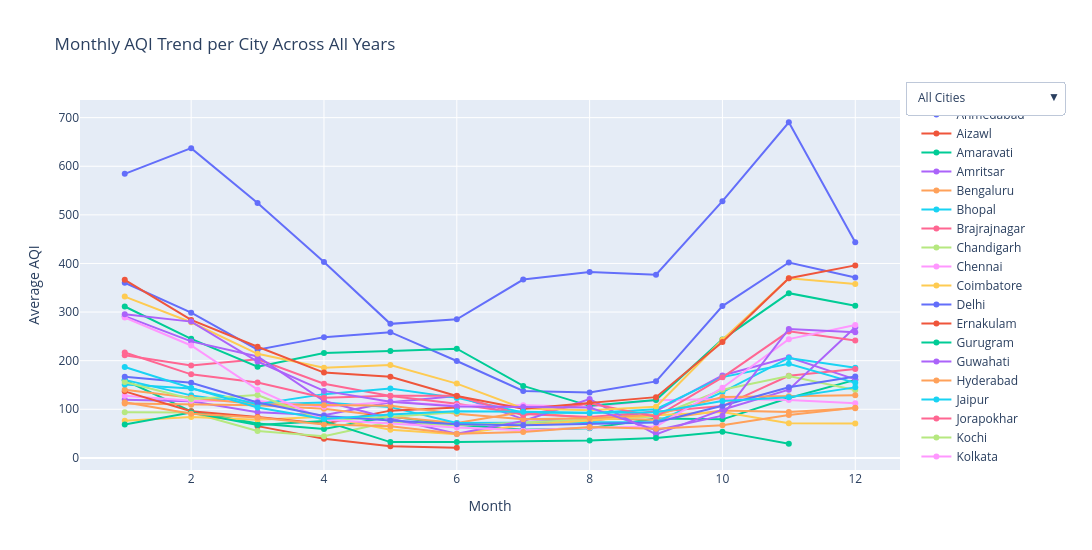

Notebook code cell kept with this figure:
### Markdown cell above
## Monthly AQI Trend per City Across All Years
This chart shows the average AQI for each month, aggregated across all years, for every city. Each line represents a city, allowing comparison of how air quality typically changes through the year. The dropdown lets you focus on a single city or view all cities together.

### Code cell
city_month = df.groupby(["City", "Month"])["AQI"].mean().reset_index()

cities = city_month["City"].unique()

# --- Create figure with all city traces ---
fig = go.Figure()

for city in cities:
    df_city = city_month[city_month["City"] == city]
    
    fig.add_trace(go.Scatter(
        x=df_city["Month"],
        y=df_city["AQI"],
        mode="lines+markers",
        name=city,
        visible=True   # all visible at start
    ))


# --- Create dropdown buttons ---
buttons = []

# Button 0: Show ALL cities
buttons.append(dict(
    label="All Cities",
    method="update",
    args=[
        {"visible": [True] * len(cities)},  # all traces on
        {"title": "Monthly AQI Trend per City Across All Years (All Cities)"}
    ]
))

# Button for each single city
for i, city in enumerate(cities):
    visible = [False] * len(cities)
    visible[i] = True  # only this city visible

    buttons.append(dict(
        label=city,
        method="update",
        args=[
            {"visible": visible},
            {"title": f"Monthly AQI Trend — {city} Across All Years"}
        ]
    ))


fig.update_layout(
    updatemenus=[
        dict(
            active=0,
            buttons=buttons,
            x=1.20,
            y=1.05
        )
    ],
    title="Monthly AQI Trend per City Across All Years",
    xaxis_title="Month",
    yaxis_title="Average AQI",
    hovermode="x unified",
    width=1100,
    height=550
)

fig.show()

### Figure 1 — Plotly figure (JSON) as saved in the notebook; plotly's stock layout.template omitted (floating-point values rounded to 4 significant figures)
{"data": [{"mode": "lines+markers", "name": "Ahmedabad", "type": "scatter", "visible": true, "x": [1, 2, 3, 4, 5, 6, 7, 8, 9, 10, 11, 12], "y": [584.4, 637.3, 524.3, 403.0, 275.8, 285.0, 366.8, 382.6, 377.0, 528.2, 690.5, 443.6]}, {"mode": "lines+markers", "name": "Aizawl", "type": "scatter", "visible": true, "x": [3, 4, 5, 6], "y": [65.35, 39.23, 24.19, 20.86]}, {"mode": "lines+markers", "name": "Amaravati", "type": "scatter", "visible": true, "x": [1, 2, 3, 4, 5, 6, 7, 8, 9, 10, 11, 12], "y": [159.7, 95.86, 70.77, 59.38, 85.01, 68.08, 57.73, 60.87, 80.81, 79.29, 123.1, 160.5]}, {"mode": "lines+markers", "name": "Amritsar", "type": "scatter", "visible": true, "x": [1, 2, 3, 4, 5, 6, 7, 8, 9, 10, 11, 12], "y": [119.8, 116.7, 93.85, 87.83, 114.6, 127.5, 79.79, 74.91, 96.56, 169.6, 206.8, 161.6]}, {"mode": "lines+markers", "name": "Bengaluru", "type": "scatter", "visible": true, "x": [1, 2, 3, 4, 5, 6, 7, 8, 9, 10, 11, 12], "y": [111.7, 109.5, 108.3, 101.2, 84.74, 71.8, 94.3, 81.7, 78.46, 97.49, 94.45, 102.1]}, {"mode": "lines+markers", "name": "Bhopal", "type": "scatter", "visible": true, "x": [1, 2, 3, 4, 5, 6, 9, 10, 11, 12], "y": [160.5, 128.6, 109.7, 113.8, 104.5, 71.67, 73.85, 135.3, 205.6, 185.5]}, {"mode": "lines+markers", "name": "Brajrajnagar", "type": "scatter", "visible": true, "x": [1, 2, 3, 4, 5, 6, 7, 8, 9, 10, 11, 12], "y": [211.3, 190, 202.7, 152.5, 127.4, 111.2, 90.44, 84.12, 94.97, 106.6, 169.0, 183.0]}, {"mode": "lines+markers", "name": "Chandigarh", "type": "scatter", "visible": true, "x": [1, 2, 3, 4, 5, 6, 9, 10, 11, 12], "y": [94.06, 93.38, 55.42, 44.59, 74.13, 66.5, 85.16, 140.2, 168.5, 139.6]}, {"mode": "lines+markers", "name": "Chennai", "type": "scatter", "visible": true, "x": [1, 2, 3, 4, 5, 6, 7, 8, 9, 10, 11, 12], "y": [128.1, 117.6, 117.2, 105.4, 115.3, 107.8, 108.3, 105.2, 118.8, 121.0, 118.9, 112.2]}, {"mode": "lines+markers", "name": "Coimbatore", "type": "scatter", "visible": true, "x": [1, 2, 3, 4, 5, 6, 7, 8, 9, 10, 11, 12], "y": [76.43, 83.96, 78.27, 84.82, 57.93, 48.89, 67.5, 76.81, 87.72, 94.28, 71.17, 70.7]}, {"mode": "lines+markers", "name": "Delhi", "type": "scatter", "visible": true, "x": [1, 2, 3, 4, 5, 6, 7, 8, 9, 10, 11, 12], "y": [360.4, 298.8, 222.6, 248.4, 258.7, 199.4, 137.8, 134.4, 157.4, 312.3, 402.0, 371.2]}, {"mode": "lines+markers", "name": "Ernakulam", "type": "scatter", "visible": true, "x": [1, 2, 3, 4, 5, 6], "y": [136.9, 96.17, 84.04, 70.1, 97.23, 103.8]}, {"mode": "lines+markers", "name": "Gurugram", "type": "scatter", "visible": true, "x": [1, 2, 3, 4, 5, 6, 7, 8, 9, 10, 11, 12], "y": [311.4, 244.9, 187.6, 215.8, 220.1, 224.6, 148.0, 107.1, 119, 243.8, 338.9, 313.2]}, {"mode": "lines+markers", "name": "Guwahati", "type": "scatter", "visible": true, "x": [1, 2, 3, 4, 5, 6, 7, 8, 9, 10, 11, 12], "y": [291.6, 239.7, 208.5, 116.9, 80.85, 49.6, 75.86, 121, 48.23, 99.2, 140.4, 268.9]}, {"mode": "lines+markers", "name": "Hyderabad", "type": "scatter", "visible": true, "x": [1, 2, 3, 4, 5, 6, 7, 8, 9, 10, 11, 12], "y": [140.2, 123.7, 110.3, 108.5, 107.1, 91.01, 79.73, 81.56, 88.91, 125.2, 126.7, 129.1]}, {"mode": "lines+markers", "name": "Jaipur", "type": "scatter", "visible": true, "x": [1, 2, 3, 4, 5, 6, 7, 8, 9, 10, 11, 12], "y": [151.0, 142.7, 110.6, 131.2, 142.5, 123.5, 93.56, 92.53, 100.2, 166.2, 193.6, 154.4]}, {"mode": "lines+markers", "name": "Jorapokhar", "type": "scatter", "visible": true, "x": [1, 2, 3, 4, 5, 6, 7, 8, 9, 10, 11, 12], "y": [216.8, 171.9, 155.2, 124.0, 128.0, 127.7, 88.02, 112.6, 84.67, 165.7, 260.3, 241.5]}, {"mode": "lines+markers", "name": "Kochi", "type": "scatter", "visible": true, "x": [1, 2, 3, 4, 5, 6], "y": [156.1, 121.1, 129.2, 77.03, 84.72, 93.87]}, {"mode": "lines+markers", "name": "Kolkata", "type": "scatter", "visible": true, "x": [1, 2, 3, 4, 5, 6, 7, 8, 9, 10, 11, 12], "y": [288.9, 231.3, 140.3, 78.46, 70.85, 62.31, 56.77, 62.19, 64.72, 144.3, 244.3, 273.6]}, {"mode": "lines+markers", "name": "Lucknow", "type": "scatter", "visible": true, "x": [1, 2, 3, 4, 5, 6, 7, 8, 9, 10, 11, 12], "y": [331.8, 279.1, 214.1, 185.7, 190.9, 152.9, 101.8, 97.81, 105.3, 242.9, 369.5, 357.7]}, {"mode": "lines+markers", "name": "Mumbai", "type": "scatter", "visible": true, "x": [1, 2, 3, 4, 5, 6, 7, 8, 9, 10, 11, 12], "y": [167.1, 154.6, 114.1, 86.2, 77.06, 69.02, 67.25, 69.26, 72.65, 107.4, 145.2, 167.7]}, {"mode": "lines+markers", "name": "Patna", "type": "scatter", "visible": true, "x": [1, 2, 3, 4, 5, 6, 7, 8, 9, 10, 11, 12], "y": [366.3, 283.8, 228.6, 175.5, 167.0, 127.4, 101.3, 113.0, 125.0, 238.4, 369.6, 396.0]}, {"mode": "lines+markers", "name": "Shillong", "type": "scatter", "visible": true, "x": [1, 2, 3, 4, 5, 6, 8, 9, 10, 11], "y": [68.62, 93.58, 67.87, 75.75, 32.45, 32.68, 36, 40.89, 54, 29.14]}, {"mode": "lines+markers", "name": "Talcher", "type": "scatter", "visible": true, "x": [1, 2, 3, 4, 5, 6, 7, 8, 9, 10, 11, 12], "y": [295.3, 280.4, 198.3, 137.9, 115.6, 105.6, 104.7, 103.8, 56.72, 86.92, 265.2, 258.3]}, {"mode": "lines+markers", "name": "Thiruvananthapuram", "type": "scatter", "visible": true, "x": [1, 2, 3, 4, 5, 6, 7, 8, 9, 10, 11, 12], "y": [114.6, 90.7, 83, 68.61, 65.2, 49.71, 53.34, 63.47, 59.89, 67.17, 88.31, 103.0]}, {"mode": "lines+markers", "name": "Visakhapatnam", "type": "scatter", "visible": true, "x": [1, 2, 3, 4, 5, 6, 7, 8, 9, 10, 11, 12], "y": [187.0, 143.7, 103.9, 79.91, 89.1, 95.85, 94.72, 93, 93.73, 116.9, 124.6, 145.1]}], "layout": {"height": 550, "hovermode": "x unified", "title": {"text": "Monthly AQI Trend per City Across All Years"}, "updatemenus": [{"active": 0, "buttons": [{"args": [{"visible": [true, true, true, true, true, true, true, true, true, true, true, true, true, true, true, true, true, true, true, true, true, true, true, true, true, true]}, {"title": "Monthly AQI Trend per City Across All Years (All Cities)"}], "label": "All Cities", "method": "update"}, {"args": [{"visible": [true, false, false, false, false, false, false, false, false, false, false, false, false, false, false, false, false, false, false, false, false, false, false, false, false, false]}, {"title": "Monthly AQI Trend — Ahmedabad Across All Years"}], "label": "Ahmedabad", "method": "update"}, {"args": [{"visible": [false, true, false, false, false, false, false, false, false, false, false, false, false, false, false, false, false, false, false, false, false, false, false, false, false, false]}, {"title": "Monthly AQI Trend — Aizawl Across All Years"}], "label": "Aizawl", "method": "update"}, {"args": [{"visible": [false, false, true, false, false, false, false, false, false, false, false, false, false, false, false, false, false, false, false, false, false, false, false, false, false, false]}, {"title": "Monthly AQI Trend — Amaravati Across All Years"}], "label": "Amaravati", "method": "update"}, {"args": [{"visible": [false, false, false, true, false, false, false, false, false, false, false, false, false, false, false, false, false, false, false, false, false, false, false, false, false, false]}, {"title": "Monthly AQI Trend — Amritsar Across All Years"}], "label": "Amritsar", "method": "update"}, {"args": [{"visible": [false, false, false, false, true, false, false, false, false, false, false, false, false, false, false, false, false, false, false, false, false, false, false, false, false, false]}, {"title": "Monthly AQI Trend — Bengaluru Across All Years"}], "label": "Bengaluru", "method": "update"}, {"args": [{"visible": [false, false, false, false, false, true, false, false, false, false, false, false, false, false, false, false, false, false, false, false, false, false, false, false, false, false]}, {"title": "Monthly AQI Trend — Bhopal Across All Years"}], "label": "Bhopal", "method": "update"}, {"args": [{"visible": [false, false, false, false, false, false, true, false, false, false, false, false, false, false, false, false, false, false, false, false, false, false, false, false, false, false]}, {"title": "Monthly AQI Trend — Brajrajnagar Across All Years"}], "label": "Brajrajnagar", "method": "update"}, {"args": [{"visible": [false, false, false, false, false, false, false, true, false, false, false, false, false, false, false, false, false, false, false, false, false, false, false, false, false, false]}, {"title": "Monthly AQI Trend — Chandigarh Across All Years"}], "label": "Chandigarh", "method": "update"}, {"args": [{"visible": [false, false, false, false, false, false, false, false, true, false, false, false, false, false, false, false, false, false, false, false, false, false, false, false, false, false]}, {"title": "Monthly AQI Trend — Chennai Across All Years"}], "label": "Chennai", "method": "update"}, {"args": [{"visible": [false, false, false, false, false, false, false, false, false, true, false, false, false, false, false, false, false, false, false, false, false, false, false, false, false, false]}, {"title": "Monthly AQI Trend — Coimbatore Across All Years"}], "label": "Coimbatore", "method": "update"}, {"args": [{"visible": [false, false, false, false, false, false, false, false, false, false, true, false, false, false, false, false, false, false, false, false, false, false, false, false, false, false]}, {"title": "Monthly AQI Trend — Delhi Across All Years"}], "label": "Delhi", "method": "update"}, {"args": [{"visible": [false, false, false, false, false, false, false, false, false, false, false, true, false, false, false, false, false, false, false, false, false, false, false, false, false, false]}, {"title": "Monthly AQI Trend — Ernakulam Across All Years"}], "label": "Ernakulam", "method": "update"}, {"args": [{"visible": [false, false, false, false, false, false, false, false, false, false, false, false, true, false, false, false, false, false, false, false, false, false, false, false, false, false]}, {"title": "Monthly AQI Trend — Gurugram Across All Years"}], "label": "Gurugram", "method": "update"}, {"args": [{"visible": [false, false, false, false, false, false, false, false, false, false, false, false, false, true, false, false, false, false, false, false, false, false, false, false, false, false]}, {"title": "Monthly AQI Trend — Guwahati Across All Years"}], "label": "Guwahati", "method": "update"}, {"args": [{"visible": [false, false, false, false, false, false, false, false, false, false, false, false, false, false, true, false, false, false, false, false, false, false, false, false, false, false]}, {"title": "Monthly AQI Trend — Hyderabad Across All Years"}], "label": "Hyderabad", "method": "update"}, {"args": [{"visible": [false, false, false, false, false, false, false, false, false, false, false, false, false, false, false, true, false, false, false, false, false, false, false, false, false, false]}, {"title": "Monthly AQI Trend — Jaipur Across All Years"}], "label": "Jaipur", "method": "update"}, {"args": [{"visible": [false, false, false, false, false, false, false, false, false, false, false, false, false, false, false, false, true, false, false, false, false, false, false, false, false, false]}, {"title": "Monthly AQI Trend — Jorapokhar Across All Years"}], "label": "Jorapokhar", "method": "update"}, {"args": [{"visible": [false, false, false, false, false, false, false, false, false, false, false, false, false, false, false, false, false, true, false, false, false, false, false, false, false, false]}, {"title": "Monthly AQI Trend — Kochi Across All Years"}], "label": "Kochi", "method": "update"}, {"args": [{"visible": [false, false, false, false, false, false, false, false, false, false, false, false, false, false, false, false, false, false, true, false, false, false, false, false, false, false]}, {"title": "Monthly AQI Trend — Kolkata Across All Years"}], "label": "Kolkata", "method": "update"}, {"args": [{"visible": [false, false, false, false, false, false, false, false, false, false, false, false, false, false, false, false, false, false, false, true, false, false, false, false, false, false]}, {"title": "Monthly AQI Trend — Lucknow Across All Years"}], "label": "Lucknow", "method": "update"}, {"args": [{"visible": [false, false, false, false, false, false, false, false, false, false, false, false, false, false, false, false, false, false, false, false, true, false, false, false, false, false]}, {"title": "Monthly AQI Trend — Mumbai Across All Years"}], "label": "Mumbai", "method": "update"}, {"args": [{"visible": [false, false, false, false, false, false, false, false, false, false, false, false, false, false, false, false, false, false, false, false, false, true, false, false, false, false]}, {"title": "Monthly AQI Trend — Patna Across All Years"}], "label": "Patna", "method": "update"}, {"args": [{"visible": [false, false, false, false, false, false, false, false, false, false, false, false, false, false, false, false, false, false, false, false, false, false, true, false, false, false]}, {"title": "Monthly AQI Trend — Shillong Across All Years"}], "label": "Shillong", "method": "update"}, {"args": [{"visible": [false, false, false, false, false, false, false, false, false, false, false, false, false, false, false, false, false, false, false, false, false, false, false, true, false, false]}, {"title": "Monthly AQI Trend — Talcher Across All Years"}], "label": "Talcher", "method": "update"}, {"args": [{"visible": [false, false, false, false, false, false, false, false, false, false, false, false, false, false, false, false, false, false, false, false, false, false, false, false, true, false]}, {"title": "Monthly AQI Trend — Thiruvananthapuram Across All Years"}], "label": "Thiruvananthapuram", "method": "update"}, {"args": [{"visible": [false, false, false, false, false, false, false, false, false, false, false, false, false, false, false, false, false, false, false, false, false, false, false, false, false, true]}, {"title": "Monthly AQI Trend — Visakhapatnam Across All Years"}], "label": "Visakhapatnam", "method": "update"}], "x": 1.2, "y": 1.05}], "width": 1100, "xaxis": {"title": {"text": "Month"}}, "yaxis": {"title": {"text": "Average AQI"}}}}
